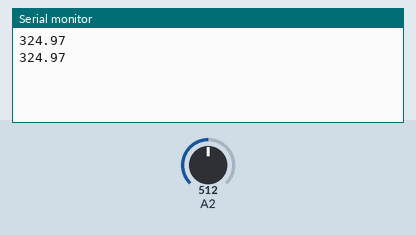
A sketch run on a simulated Arduino Uno, built with avr-gcc and run on an emulated ATmega328P. Parts: the last lines printed to the serial monitor. The test bench sets the inputs (shaded band); at power-on: A2 = 512.

Above: at 2.8 s.
2.9 s: A2 set to 716
At 4.4 s:
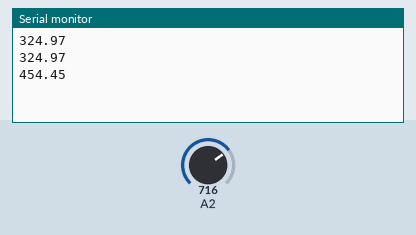
5.6 s: A2 set to 900
At 7.1 s:
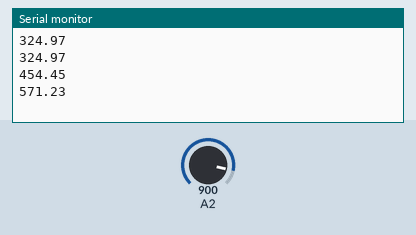
Timing chart, 0 to 8.6 s (numbered marks = the images above; inputs shaded):
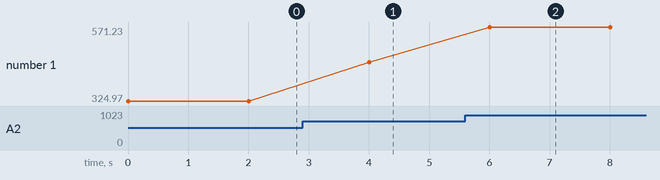

The sketch:

LM35AnalogInput.ino
```cpp
void setup() {
  // put your setup code here, to run once:
  Serial.begin(9600);

}

void loop() {
  // put your main code here, to run repeatedly:
  int a = analogRead(A2);
  Serial.println(a*0.6347); delay(2000);
}
```

Measured:
- after the input at 2.9 s, the serial monitor: prints a new line after 1.1 s (image 1)
- after the input at 5.6 s, the serial monitor: prints a new line after 0.40 s (image 2)
- plotted number 1: 324.97 → 454.45 after the input at 2.9 s, 454.45 → 571.23 after the input at 5.6 s
